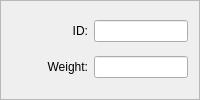
       <widget class="QFrame" name="frame_id">
        <property name="sizePolicy">
         <sizepolicy hsizetype="Preferred" vsizetype="Preferred">
          <horstretch>0</horstretch>
          <verstretch>0</verstretch>
         </sizepolicy>
        </property>
        <property name="cursor">
         <cursorShape>ForbiddenCursor</cursorShape>
        </property>
        <property name="frameShape">
         <enum>QFrame::StyledPanel</enum>
        </property>
        <property name="frameShadow">
         <enum>QFrame::Plain</enum>
        </property>
        <layout class="QGridLayout" name="gridLayout_id" columnstretch="4,5" columnminimumwidth="0,0">
         <item row="0" column="0">
          <widget class="QLabel" name="label_roomID">
           <property name="text">
            <string>ID:</string>
           </property>
           <property name="alignment">
            <set>Qt::AlignRight|Qt::AlignTrailing|Qt::AlignVCenter</set>
           </property>
          </widget>
         </item>
         <item row="0" column="1">
          <widget class="QLineEdit" name="roomID">
           <property name="cursor">
            <cursorShape>ForbiddenCursor</cursorShape>
           </property>
           <property name="toolTip">
            <string>This is the Room ID Number for this room - it cannot be changed here!</string>
           </property>
           <property name="readOnly">
            <bool>true</bool>
           </property>
          </widget>
         </item>
         <item row="1" column="0">
          <widget class="QLabel" name="label_roomWeight">
           <property name="text">
            <string>Weight:</string>
           </property>
           <property name="alignment">
            <set>Qt::AlignRight|Qt::AlignTrailing|Qt::AlignVCenter</set>
           </property>
          </widget>
         </item>
         <item row="1" column="1">
          <widget class="QLineEdit" name="roomWeight">
           <property name="cursor">
            <cursorShape>ForbiddenCursor</cursorShape>
           </property>
           <property name="toolTip">
            <string>This is the default weight for this room, which will be used for any exit which does not have its own value set - it cannot be changed here.</string>
           </property>
           <property name="readOnly">
            <bool>true</bool>
           </property>
          </widget>
         </item>
        </layout>
       </widget>
